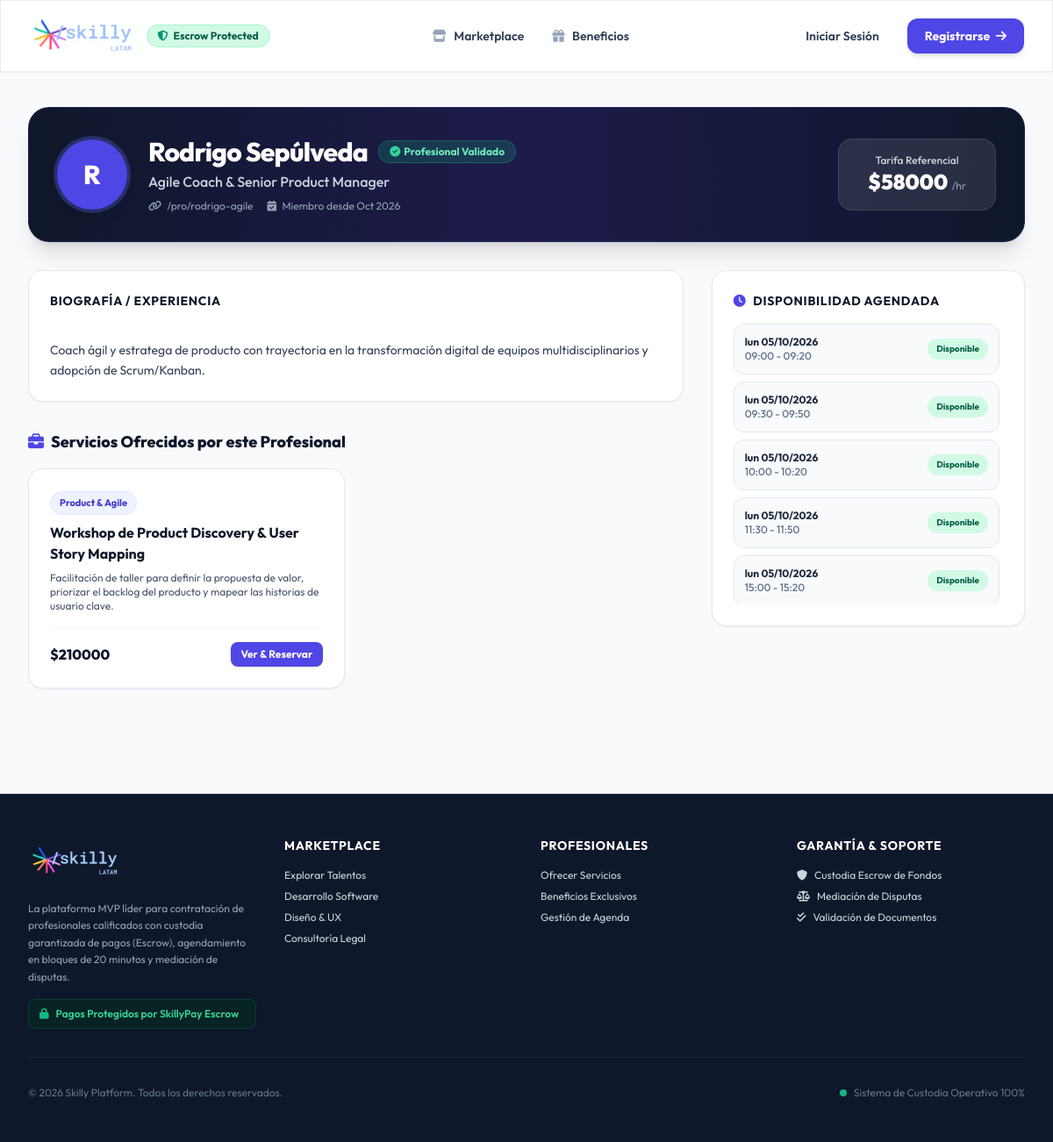
The page /users/pro/rodrigo-agile/ on the database its author committed.
### apps/users/models.py (models this page shows, shortened)
class CustomUser(AbstractUser):
    ROLE_PROFESIONAL = 'PROFESIONAL'
    ROLE_ORGANIZACION = 'ORGANIZACION'
    ROLE_ADMIN = 'ADMIN'
    ROLE_CHOICES = [
        (ROLE_PROFESIONAL, 'Profesional Independiente'),
        (ROLE_ORGANIZACION, 'Empresa / Organización'),
        (ROLE_ADMIN, 'Administrador Skilly'),
    ]
    role = models.CharField(max_length=20, choices=ROLE_CHOICES, default=ROLE_ORGANIZACION)
    phone = models.CharField(max_length=20, blank=True, null=True, verbose_name="Teléfono de Contacto")
    created_at = models.DateTimeField(auto_now_add=True)

class ProfessionalProfile(models.Model):
    STATUS_PENDIENTE = 'PENDIENTE'
    STATUS_VALIDADO = 'VALIDADO'
    STATUS_RECHAZADO = 'RECHAZADO'
    VALIDATION_CHOICES = [
        (STATUS_PENDIENTE, 'Pendiente de Validación'),
        (STATUS_VALIDADO, 'Validado'),
        (STATUS_RECHAZADO, 'Rechazado'),
    ]
    user = models.OneToOneField(CustomUser, on_delete=models.CASCADE, related_name='professional_profile')
    profession = models.CharField(max_length=150, verbose_name="Profesión / Título Principal")
    bio = models.TextField(blank=True, verbose_name="Biografía / Presentación")
    slug = models.SlugField(unique=True, max_length=150, verbose_name="URL del Perfil público")
    validation_status = models.CharField(max_length=20, choices=VALIDATION_CHOICES, default=STATUS_PENDIENTE)
    rejection_reason = models.TextField(blank=True, null=True, verbose_name="Motivo de Rechazo")
    support_document = models.FileField(
        upload_to='pro_documents/',
        blank=True,
        null=True,
        validators=[validate_file_size],
        verbose_name="Documentos de Respaldo (PDF/Imagen, Máx 5MB)"
    )
    avatar = models.ImageField(upload_to='avatars/', blank=True, null=True, verbose_name="Foto de Perfil")
    hourly_rate = models.DecimalField(max_digits=10, decimal_places=2, default=0, verbose_name="Tarifa por Hora Promedio ($)")
    admin_notes = models.TextField(blank=True, default='', verbose_name="Notas Internas de Administración (Solo Skilly)")
    expelled_at = models.DateTimeField(blank=True, null=True, verbose_name="Fecha de Expulsión")
    is_first_session_completed = models.BooleanField(default=False, verbose_name="Primera Sesión Completada")
    strikes_count = models.PositiveSmallIntegerField(default=0, verbose_name="Contador de Amonestaciones (Strikes)")

### apps/services/models.py (models this page shows, shortened)
class Service(models.Model):
    STATUS_BORRADOR = 'BORRADOR'
    STATUS_EN_REVISION = 'EN_REVISION'
    STATUS_APROBADO_CON_MODIFICACIONES = 'APROBADO_CON_MODIFICACIONES'
    STATUS_PUBLICADO = 'PUBLICADO'
    STATUS_RECHAZADO = 'RECHAZADO'
    STATUS_CHOICES = [
        (STATUS_BORRADOR, 'Borrador'),
        (STATUS_EN_REVISION, 'En Revisión por Skilly'),
        (STATUS_APROBADO_CON_MODIFICACIONES, 'Aprobado con Modificaciones'),
        (STATUS_PUBLICADO, 'Publicado'),
        (STATUS_RECHAZADO, 'Rechazado'),
    ]
    professional = models.ForeignKey(
        settings.AUTH_USER_MODEL,
        on_delete=models.CASCADE,
        related_name='services',
        limit_choices_to={'role': 'PROFESIONAL'}
    )
    category = models.ForeignKey(Category, on_delete=models.CASCADE, related_name='services')
    title = models.CharField(max_length=200, verbose_name="Título del Servicio")
    description = models.TextField(verbose_name="Descripción Detallada")
    deliverables = models.TextField(verbose_name="Entregables Incluidos", help_text="Listado de lo que recibirá el cliente")
    estimated_duration = models.CharField(max_length=100, verbose_name="Duración Estimada", help_text="Ej: 2 horas, 3 días hábiles")
    price = models.DecimalField(
        max_digits=10,
        decimal_places=2,
        validators=[MinValueValidator(1.00)],
        verbose_name="Tarifa ($ CLP)"
    )
    original_price = models.DecimalField(
        max_digits=10,
        decimal_places=2,
        blank=True,
        null=True,
        verbose_name="Precio Original Solicitado ($ CLP)"
    )
    status = models.CharField(
        max_length=35,
        choices=STATUS_CHOICES,
        default=STATUS_PUBLICADO,
        verbose_name="Estado de Publicación"
    )
    modified_by_admin = models.BooleanField(default=False, verbose_name="Modificado por Administración")
    admin_feedback = models.TextField(blank=True, null=True, verbose_name="Retroalimentación Administrativa")
    is_active = models.BooleanField(default=True, verbose_name="Servicio Activo")
    created_at = models.DateTimeField(auto_now_add=True)
    class Meta:
        ordering = ['-created_at']

class Category(models.Model):
    name = models.CharField(max_length=100, verbose_name="Nombre de la Categoría")
    slug = models.SlugField(unique=True)
    description = models.TextField(blank=True, verbose_name="Descripción")
    icon = models.CharField(max_length=50, default='fa-briefcase', help_text="Clase de FontAwesome (ej. fa-code, fa-paint-brush)")
    class Meta:
        verbose_name = "Categoría"
        verbose_name_plural = "Categorías"

### apps/availability/models.py (models this page shows, shortened)
class TimeSlot(models.Model):
    STATUS_DISPONIBLE = 'DISPONIBLE'
    STATUS_PRE_RESERVADO = 'PRE_RESERVADO'
    STATUS_OCUPADO = 'OCUPADO'
    STATUS_CHOICES = [
        (STATUS_DISPONIBLE, 'Disponible'),
        (STATUS_PRE_RESERVADO, 'Pre-reservado (Bloqueo 20m)'),
        (STATUS_OCUPADO, 'Ocupado'),
    ]
    professional = models.ForeignKey(
        settings.AUTH_USER_MODEL,
        on_delete=models.CASCADE,
        related_name='timeslots',
        limit_choices_to={'role': 'PROFESIONAL'}
    )
    date = models.DateField(verbose_name="Fecha")
    start_time = models.TimeField(verbose_name="Hora Inicio")
    end_time = models.TimeField(verbose_name="Hora Fin")
    status = models.CharField(max_length=20, choices=STATUS_CHOICES, default=STATUS_DISPONIBLE)
    reserved_until = models.DateTimeField(blank=True, null=True, help_text="Expiración del bloqueo temporal de 20 minutos")
    class Meta:
        ordering = ['date', 'start_time']
        unique_together = ['professional', 'date', 'start_time']

### apps/users/views.py (the view)
# urls.py: path('pro/<slug:slug>/', views.public_pro_profile_view, name='public_pro_profile'),
def public_pro_profile_view(request, slug):
    profile = get_object_or_404(ProfessionalProfile, slug=slug)
    services = Service.objects.filter(professional=profile.user, is_active=True)
    available_slots = TimeSlot.objects.filter(
        professional=profile.user,
        status=TimeSlot.STATUS_DISPONIBLE
    )
    for slot in TimeSlot.objects.filter(professional=profile.user, status=TimeSlot.STATUS_PRE_RESERVADO):
        if not slot.is_available:
            pass
        else:
            slot.release_lock()
    context = {
        'profile': profile,
        'pro_user': profile.user,
        'services': services,
        'available_slots': available_slots,
    }
    return render(request, 'users/perfil_profesional.html', context)

### templates/users/perfil_profesional.html (shortened to what this page needs)
{% extends 'base.html' %}
{% block content %}
<div class="max-w-7xl mx-auto px-4 sm:px-6 lg:px-8 py-10 space-y-8">
    <div class="bg-gradient-to-r from-slate-900 via-indigo-950 to-slate-900 rounded-3xl p-8 text-white shadow-xl flex flex-col md:flex-row items-start md:items-center justify-between gap-6 border border-indigo-900/40">
        <div class="flex items-center gap-6">
            <div class="w-20 h-20 rounded-full bg-brand-600 text-white font-extrabold flex items-center justify-center text-3xl shadow-lg ring-4 ring-brand-500/30">
                {{ pro_user.first_name|first|default:pro_user.username|first|upper }}
            </div>
            <div class="space-y-1">
                <div class="flex items-center gap-3">
                    <h1 class="text-2xl sm:text-3xl font-extrabold tracking-tight">{{ pro_user.get_full_name|default:pro_user.username }}</h1>
                    {% if profile.validation_status == 'VALIDADO' %}
                        <span class="px-3 py-1 rounded-full text-xs font-bold bg-emerald-500/20 text-emerald-300 border border-emerald-500/30 flex items-center gap-1">
                            <i class="fa-solid fa-circle-check text-emerald-400"></i> Profesional Validado
                        </span>
                    {% else %}
                        <span class="px-3 py-1 rounded-full text-xs font-bold bg-amber-500/20 text-amber-300 border border-amber-500/30 flex items-center gap-1">
                            <i class="fa-solid fa-clock text-amber-400"></i> Validación Pendiente
                        </span>
                    {% endif %}
                </div>
                <p class="text-base text-slate-300 font-medium">{{ profile.profession }}</p>
                <div class="flex items-center gap-4 text-xs text-slate-400 pt-1">
                    <span><i class="fa-solid fa-link text-brand-400 mr-1"></i> /pro/{{ profile.slug }}</span>
                    <span><i class="fa-solid fa-calendar-check text-brand-400 mr-1"></i> Miembro desde {{ pro_user.created_at|date:"M Y" }}</span>
                </div>
            </div>
        </div>
        <div class="bg-white/10 backdrop-blur-md p-4 rounded-2xl border border-white/10 text-center min-w-[180px]">
            <span class="text-xs font-medium text-slate-300 block">Tarifa Referencial</span>
            <span class="text-2xl font-black text-white">${{ profile.hourly_rate|floatformat:0 }} <span class="text-xs font-normal text-slate-400">/hr</span></span>
        </div>
    </div>
    <div class="grid grid-cols-1 lg:grid-cols-3 gap-8">
        <div class="lg:col-span-2 space-y-8">
            <div class="bg-white rounded-2xl p-6 border border-slate-200 shadow-sm space-y-3">
                <h3 class="text-sm font-bold text-slate-900 uppercase tracking-wider">Biografía / Experiencia</h3>
                <p class="text-sm text-slate-700 leading-relaxed whitespace-pre-line">
                    {{ profile.bio|default:"Sin información adicional agregada aún." }}
                </p>
            </div>
            <div class="space-y-4">
                <h3 class="text-lg font-extrabold text-slate-900 flex items-center gap-2">
                    <i class="fa-solid fa-briefcase text-brand-600"></i> Servicios Ofrecidos por este Profesional
                </h3>
                {% if services %}
                    <div class="grid grid-cols-1 md:grid-cols-2 gap-6">
                        {% for service in services %}
                            <div class="bg-white rounded-2xl p-6 border border-slate-200 shadow-sm space-y-4 hover:border-brand-300 transition-all flex flex-col justify-between">
                                <div class="space-y-2">
                                    <span class="px-2.5 py-1 rounded-full text-[11px] font-bold bg-indigo-50 text-indigo-700 border border-indigo-100 inline-block">
                                        {{ service.category.name }}
                                    </span>
                                    <h4 class="text-base font-bold text-slate-900">{{ service.title }}</h4>
                                    <p class="text-xs text-slate-600 line-clamp-3">{{ service.description }}</p>
                                </div>
                                <div class="pt-4 border-t border-slate-100 flex items-center justify-between">
                                    <span class="text-base font-extrabold text-slate-900">${{ service.price|floatformat:0 }}</span>
                                    <a href="{% url 'services:service_detail' pk=service.pk %}" class="px-3 py-1.5 bg-brand-600 hover:bg-brand-700 text-white rounded-lg text-xs font-bold transition-colors shadow">
                                        Ver & Reservar
                                    </a>
                                </div>
                            </div>
                        {% endfor %}
                    </div>
                {% else %}
                    <div class="bg-white p-8 rounded-2xl border border-slate-200 text-center text-xs text-slate-500">
                        Este profesional aún no ha publicado servicios activos.
                    </div>
                {% endif %}
            </div>
        </div>
        <div class="space-y-6">
            <div class="bg-white rounded-2xl p-6 border border-slate-200 shadow-sm space-y-4">
                <h3 class="text-sm font-bold text-slate-900 uppercase tracking-wider flex items-center gap-2">
                    <i class="fa-solid fa-clock text-brand-600"></i> Disponibilidad Agendada
                </h3>
                {% if available_slots %}
                    <div class="space-y-2 max-h-80 overflow-y-auto pr-1">
                        {% for slot in available_slots %}
                            <div class="p-3 rounded-xl border border-slate-200 bg-slate-50 flex items-center justify-between text-xs">
                                <div>
                                    <span class="font-bold text-slate-800 block">{{ slot.date|date:"D d/m/Y" }}</span>
                                    <span class="text-slate-500 font-medium">{{ slot.start_time|time:"H:i" }} - {{ slot.end_time|time:"H:i" }}</span>
                                </div>
                                <span class="px-2.5 py-1 rounded-full text-[10px] font-bold bg-emerald-100 text-emerald-800">
                                    Disponible
                                </span>
                            </div>
                        {% endfor %}
                    </div>
                {% else %}
                    <p class="text-xs text-slate-500 italic">No hay bloques horarios configurados por ahora.</p>
                {% endif %}
            </div>
        </div>
    </div>
</div>
{% endblock %}

### templates/base.html (style rules this page uses)
body { font-family: 'Outfit', 'Inter', sans-serif; }

### rows shown on the page
CustomUser: first_name|first "R", get_full_name "Rodrigo Sepúlveda", created_at "Oct 2026"
ProfessionalProfile: profession "Agile Coach & Senior Product Manager", slug "rodrigo-agile", hourly_rate "58000", bio "Coach ágil y estratega de producto con trayectoria en la transformación digital de equipos multidisciplinarios y adopción de Scrum/Kanban."
Service: category.name "Product & Agile", title "Workshop de Product Discovery & User Story Mapping", description "Facilitación de taller para definir la propuesta de valor, priorizar el backlog del producto y mapear las historias de usuario clave.", price "210000"
TimeSlot: date "lun 05/10/2026", start_time "09:00", end_time "09:20"
TimeSlot: date "lun 05/10/2026", start_time "09:30", end_time "09:50"
TimeSlot: date "lun 05/10/2026", start_time "10:00", end_time "10:20"
TimeSlot: date "lun 05/10/2026", start_time "11:30", end_time "11:50"
TimeSlot: date "lun 05/10/2026", start_time "15:00", end_time "15:20"
